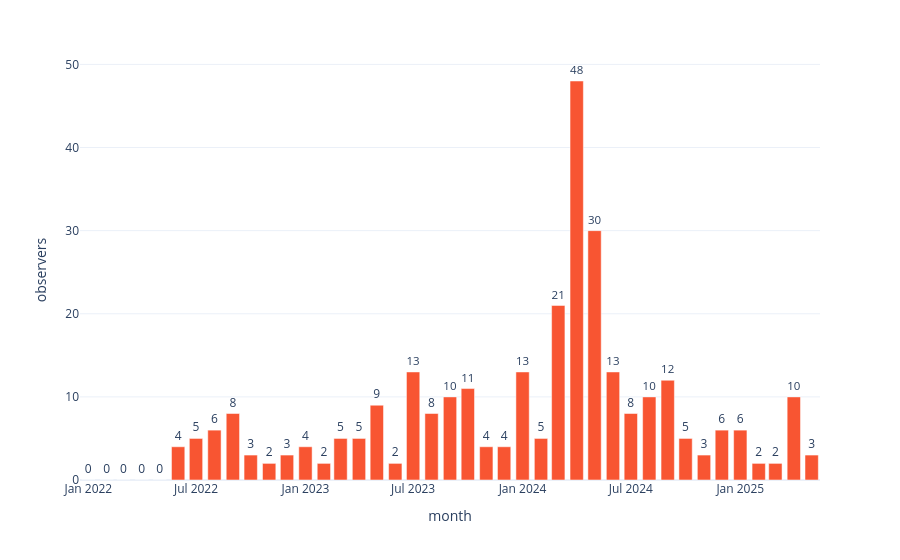

The code cell stored with this chart in its notebook:
### Code cell
import plotly.express as px
import pandas as pd


fig = px.bar(df_monthly, 
             x='month', 
             y='observers',
             text='observers',  # Esto añade los valores como texto
             #title='Observaciones por Mes',
             #labels={'month': 'Mes', 'observations': 'Número de Observaciones'},
             )  

fig.update_traces(
    #texttemplate='%{text}',  # Formato del texto (puedes usar '%{text:.0f}' para números enteros)
    marker_color='#f85532',
    textposition='outside'
    )  # Posición fuera de las barras

# Personalizar el diseño si lo deseas
fig.update_layout(
    title_x=0.5,  # Centrar el título
    #xaxis_title="Mes",
    #yaxis_title="Observaciones",
    template="plotly_white"  # Puedes cambiar el template (plotly, plotly_white, plotly_dark, etc.)
)

# Mostrar el gráfico
fig.show()

### Figure 1 — Plotly figure (JSON) as saved in the notebook; plotly's stock layout.template omitted (floating-point values rounded to 4 significant figures)
{"data": [{"hovertemplate": "month=%{x}<br>observers=%{text}<extra></extra>", "legendgroup": "", "marker": {"color": "#f85532", "pattern": {"shape": ""}}, "name": "", "orientation": "v", "showlegend": false, "text": [0.0, 0.0, 0.0, 0.0, 0.0, 4.0, 5.0, 6.0, 8.0, 3.0, 2.0, 3.0, 4.0, 2.0, 5.0, 5.0, 9.0, 2.0, 13.0, 8.0, 10.0, 11.0, 4.0, 4.0, 13.0, 5.0, 21.0, 48.0, 30.0, 13.0, 8.0, 10.0, 12.0, 5.0, 3.0, 6.0, 6.0, 2.0, 2.0, 10.0, 3.0], "textposition": "outside", "type": "bar", "x": ["2022-01", "2022-02", "2022-03", "2022-04", "2022-05", "2022-06", "2022-07", "2022-08", "2022-09", "2022-10", "2022-11", "2022-12", "2023-01", "2023-02", "2023-03", "2023-04", "2023-05", "2023-06", "2023-07", "2023-08", "2023-09", "2023-10", "2023-11", "2023-12", "2024-01", "2024-02", "2024-03", "2024-04", "2024-05", "2024-06", "2024-07", "2024-08", "2024-09", "2024-10", "2024-11", "2024-12", "2025-01", "2025-02", "2025-03", "2025-04", "2025-05"], "xaxis": "x", "y": [0, 0, 0, 0, 0, 4, 5, 6, 8, 3, 2, 3, 4, 2, 5, 5, 9, 2, 13, 8, 10, 11, 4, 4, 13, 5, 21, 48, 30, 13, 8, 10, 12, 5, 3, 6, 6, 2, 2, 10, 3], "yaxis": "y"}], "layout": {"barmode": "relative", "legend": {"tracegroupgap": 0}, "margin": {"t": 60}, "title": {"x": 0.5}, "xaxis": {"anchor": "y", "domain": [0, 1], "title": {"text": "month"}}, "yaxis": {"anchor": "x", "domain": [0, 1], "title": {"text": "observers"}}}}
